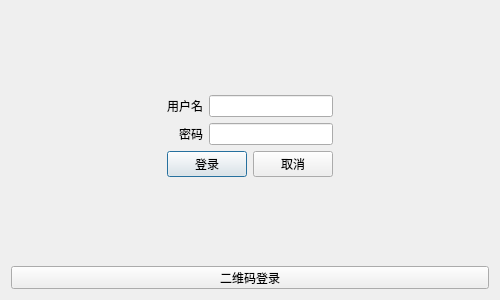
<?xml version="1.0" encoding="UTF-8"?>
<ui version="4.0">
 <class>login</class>
 <widget class="QDialog" name="login">
  <property name="geometry">
   <rect>
    <x>0</x>
    <y>0</y>
    <width>500</width>
    <height>300</height>
   </rect>
  </property>
  <property name="minimumSize">
   <size>
    <width>500</width>
    <height>300</height>
   </size>
  </property>
  <property name="maximumSize">
   <size>
    <width>2000</width>
    <height>2000</height>
   </size>
  </property>
  <property name="windowTitle">
   <string>Dialog</string>
  </property>
  <property name="styleSheet">
   <string notr="true">border-image: url(:/image/login.png);</string>
  </property>
  <layout class="QVBoxLayout" name="verticalLayout_2">
   <item>
    <spacer name="verticalSpacer">
     <property name="orientation">
      <enum>Qt::Vertical</enum>
     </property>
     <property name="sizeHint" stdset="0">
      <size>
       <width>20</width>
       <height>87</height>
      </size>
     </property>
    </spacer>
   </item>
   <item>
    <layout class="QHBoxLayout" name="horizontalLayout_2">
     <item>
      <spacer name="horizontalSpacer">
       <property name="orientation">
        <enum>Qt::Horizontal</enum>
       </property>
       <property name="sizeHint" stdset="0">
        <size>
         <width>137</width>
         <height>20</height>
        </size>
       </property>
      </spacer>
     </item>
     <item>
      <layout class="QVBoxLayout" name="verticalLayout">
       <item>
        <layout class="QGridLayout" name="gridLayout">
         <item row="0" column="0">
          <widget class="QLabel" name="label_username">
           <property name="text">
            <string>用户名</string>
           </property>
           <property name="alignment">
            <set>Qt::AlignRight|Qt::AlignTrailing|Qt::AlignVCenter</set>
           </property>
          </widget>
         </item>
         <item row="0" column="1">
          <widget class="QLineEdit" name="lineEdit_username"/>
         </item>
         <item row="1" column="0">
          <widget class="QLabel" name="label_password">
           <property name="text">
            <string>密码</string>
           </property>
           <property name="alignment">
            <set>Qt::AlignRight|Qt::AlignTrailing|Qt::AlignVCenter</set>
           </property>
          </widget>
         </item>
         <item row="1" column="1">
          <widget class="QLineEdit" name="lineEdit_password"/>
         </item>
        </layout>
       </item>
       <item>
        <layout class="QHBoxLayout" name="horizontalLayout">
         <item>
          <widget class="QPushButton" name="pushButton_ok">
           <property name="sizePolicy">
            <sizepolicy hsizetype="Preferred" vsizetype="Preferred">
             <horstretch>0</horstretch>
             <verstretch>0</verstretch>
            </sizepolicy>
           </property>
           <property name="minimumSize">
            <size>
             <width>0</width>
             <height>0</height>
            </size>
           </property>
           <property name="maximumSize">
            <size>
             <width>16777215</width>
             <height>16777215</height>
            </size>
           </property>
           <property name="text">
            <string>登录</string>
           </property>
          </widget>
         </item>
         <item>
          <widget class="QPushButton" name="pushButton_cancel">
           <property name="sizePolicy">
            <sizepolicy hsizetype="Preferred" vsizetype="Preferred">
             <horstretch>0</horstretch>
             <verstretch>0</verstretch>
            </sizepolicy>
           </property>
           <property name="minimumSize">
            <size>
             <width>0</width>
             <height>0</height>
            </size>
           </property>
           <property name="maximumSize">
            <size>
             <width>16777215</width>
             <height>16777215</height>
            </size>
           </property>
           <property name="text">
            <string>取消</string>
           </property>
          </widget>
         </item>
        </layout>
       </item>
      </layout>
     </item>
     <item>
      <spacer name="horizontalSpacer_2">
       <property name="orientation">
        <enum>Qt::Horizontal</enum>
       </property>
       <property name="sizeHint" stdset="0">
        <size>
         <width>133</width>
         <height>17</height>
        </size>
       </property>
      </spacer>
     </item>
    </layout>
   </item>
   <item>
    <spacer name="verticalSpacer_2">
     <property name="orientation">
      <enum>Qt::Vertical</enum>
     </property>
     <property name="sizeHint" stdset="0">
      <size>
       <width>20</width>
       <height>87</height>
      </size>
     </property>
    </spacer>
   </item>
   <item>
    <widget class="QPushButton" name="pushButton_erweima">
     <property name="minimumSize">
      <size>
       <width>0</width>
       <height>20</height>
      </size>
     </property>
     <property name="maximumSize">
      <size>
       <width>16777215</width>
       <height>30</height>
      </size>
     </property>
     <property name="text">
      <string>二维码登录</string>
     </property>
    </widget>
   </item>
  </layout>
 </widget>
 <tabstops>
  <tabstop>lineEdit_username</tabstop>
  <tabstop>lineEdit_password</tabstop>
  <tabstop>pushButton_ok</tabstop>
  <tabstop>pushButton_cancel</tabstop>
  <tabstop>pushButton_erweima</tabstop>
 </tabstops>
 <resources/>
 <connections/>
</ui>
